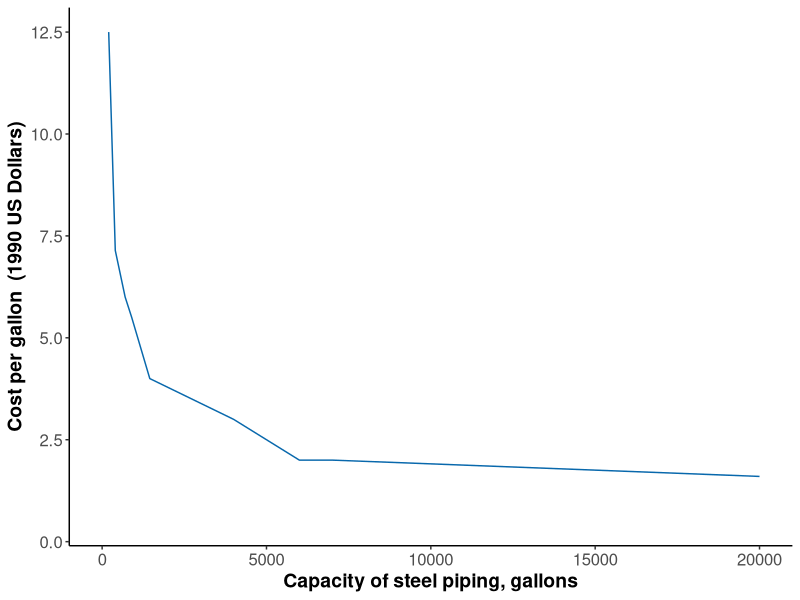

This figure's R source:
# TO-DO:


# ----
library(readxl)
library(tidyverse)
#Set parameters for graphics
axislabelsize <- 1.5
labelsize <- 1.2
graphlinewidth <- 2
segmentlinewidth <- 1.5

COL <- c("#7fc97f", "#beaed4", "#fdc086", "#ffff99", "#386cb0", "#f0027f", "#bf5b17", "#666666")
COLA <- c("#e0f3db", "#99d8c9","#66c2a4","#41ae76", "#238b45", "#005824")
COLB <- c("#c6dbef", "#4eb3d3", "#2b8cbe", "#0868ac","#084081")
COLC <- c("#fcfbfd", "#efedf5", "#dadaeb", "#bcbddc", "#9e9ac8", "#807dba", "#6a51a3", "#54278f", "#3f007d")

# ----
# pull in data
# ----

cost_cap <- read_excel("firmmarketsupply/cost_cap.xlsx")
ccDF <- 
  cost_cap %>% 
  filter(!CapGal %in% c(180, 260, 550, 500, 1200, 2000, 3000, 5000, 8000, 10000, 17500))

# ----
# graph
# ----
p <-  ggplot(data = ccDF, aes(x = CapGal, y = M)) +
  #geom_jitter(aes(x=CapGal, y=PC), color = COLB[4]) + # Purchased Cost
  #geom_jitter(aes(x=CapGal, y=MC), color = COLA[4]) + # MC
  geom_line(color = COLB[4]) + # Rise/Run
  #geom_point(color = COLB[2]) + # Rise/Run
  theme_classic() +
  xlim(0, 20000) +
  xlab("Capacity of steel piping, gallons") + 
  ylab("Cost per gallon  (1990 US Dollars)") + 
  theme(axis.text = element_text(size = 12),
        axis.title = element_text(size = 14,face = "bold"))

#Save plot to PDF
ggsave(p, filename = "cost_cap.pdf", 
       path = "firmmarketsupply",
       width = 7, height = 7, units = "in")

# ----
